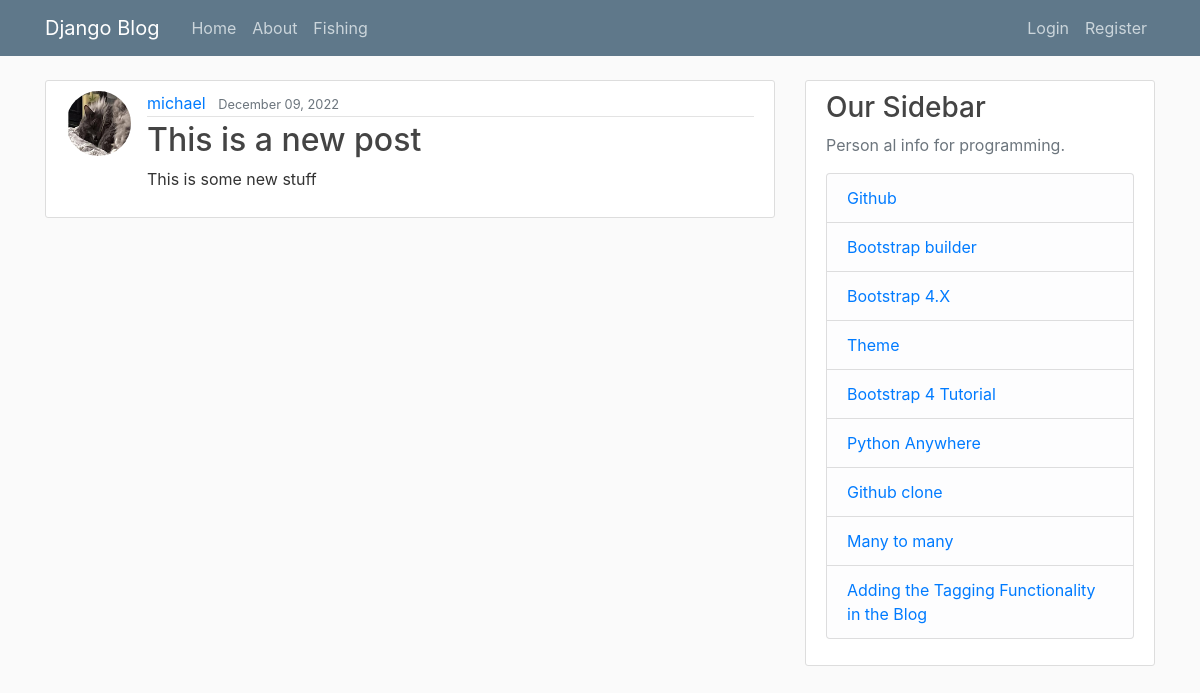
Before: / with the older database file.
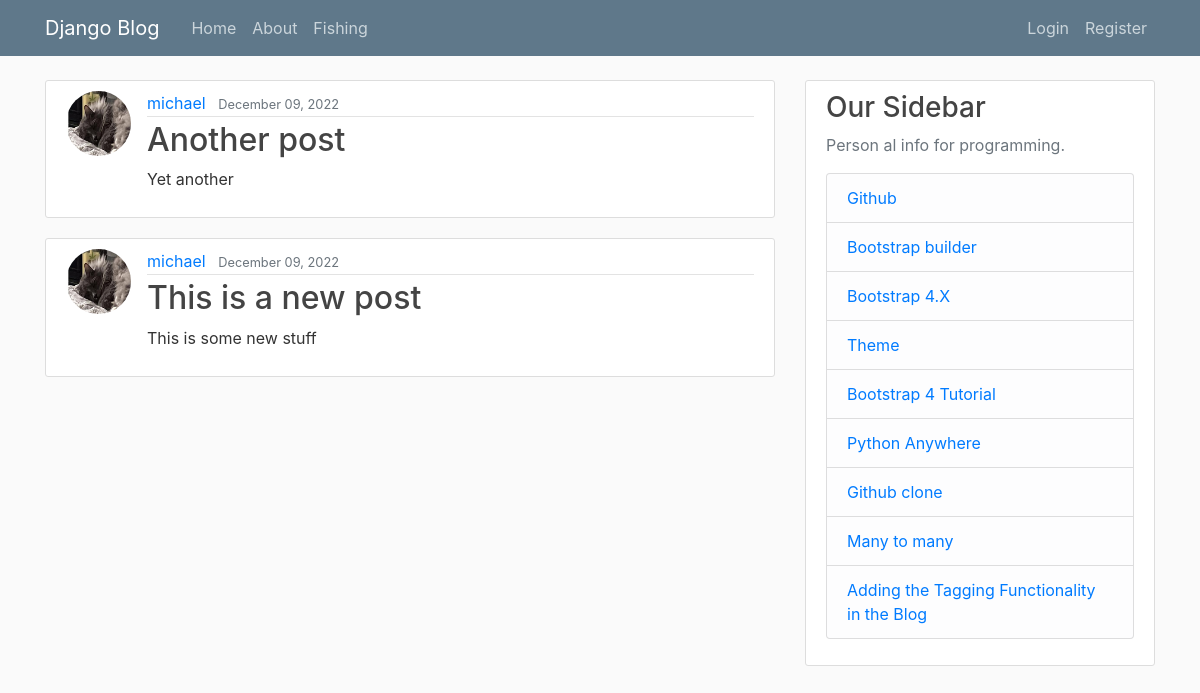
After: the same page with the newer database file.
### blog/models.py (models this page shows, shortened)
class Post(models.Model):
    title = models.CharField(max_length=100)
    content = models.TextField()
    date_posted = models.DateTimeField(default=timezone.now)
    author = models.ForeignKey(User, on_delete=models.CASCADE)

### users/models.py (models this page shows, shortened)
class Profile(models.Model):
    user = models.OneToOneField(User, on_delete=models.CASCADE)
    image = models.ImageField(default='default.jpg', upload_to='profile_pics')

### blog/views.py (the view)
# urls.py: path('', PostListView.as_view(), name='blog-home'),
class PostListView(ListView):
    model = Post
    template_name = 'blog/home.html'  # <app>/<model>_<viewtype>.html
    context_object_name = 'posts'
    ordering = ['-date_posted']
    paginate_by = 5

### blog/templates/blog/home.html (shortened to what this page needs)
{% extends "blog/base.html" %}
{% block content %}
    {% for post in posts %}
        <article class="media content-section">
          <img class="rounded-circle article-img" src="{{ post.author.profile.image.url }}">
          <div class="media-body">
            <div class="article-metadata">
              <a class="mr-2" href="{% url 'user-posts' post.author.username %}">{{ post.author }}</a>
              <small class="text-muted">{{ post.date_posted|date:"F d, Y" }}</small>
            </div>
            <h2><a class="article-title" href="{% url 'post-detail' post.id %}">{{ post.title }}</a></h2>
            <p class="article-content">{{ post.content }}</p>
          </div>
        </article>
    {% endfor %}
{% endblock content %}

### blog/templates/blog/base.html (shortened to what this page needs)
{% load static %}
<!DOCTYPE html>
<html>
<head>
    <link rel="stylesheet" href="https://maxcdn.bootstrapcdn.com/bootstrap/4.0.0/css/bootstrap.min.css">
    <link rel="stylesheet" type="text/css" href="{% static 'blog/main.css' %}">
</head>
<body>
    <header class="site-header">
      <nav class="navbar navbar-expand-md navbar-dark bg-steel fixed-top">
        <div class="container">
          <a class="navbar-brand mr-4" href="{% url 'blog-home' %}">Django Blog</a>
          <div class="collapse navbar-collapse" id="navbarToggle">
            <div class="navbar-nav mr-auto">
              <a class="nav-item nav-link" href="{% url 'blog-home' %}">Home</a>
              <a class="nav-item nav-link" href="{% url 'blog-about' %}">About</a>
              <a class="nav-item nav-link" href="#">Fishing</a>
            </div>
            <div class="navbar-nav">
              {% if user.is_authenticated %}
                <a class="nav-item nav-link" href="{% url 'post-create' %}">New Post</a>
                <a class="nav-item nav-link" href="{% url 'profile' %}">Profile</a>
                <a class="nav-item nav-link" href="{% url 'logout' %}">Logout</a>
                <a class="nav-item nav-link" href="{% url 'admin:index' %}">ADMIN</a>
              {% else %}
                <a class="nav-item nav-link" href="{% url 'login' %}">Login</a>
                <a class="nav-item nav-link" href="{% url 'register' %}">Register</a>
              {% endif %}
            </div>
          </div>
        </div>
      </nav>
    </header>
    <main role="main" class="container">
      <div class="row">
        <div class="col-md-8">
          {% block content %}{% endblock %}
        </div>
        <div class="col-md-4">
          <div class="content-section">
            <h3>Our Sidebar</h3>
            <p class='text-muted'>Person al info for programming.
              <ul class="list-group">
                <li class="list-group-item list-group-item-light"><a href="https://github.com/mgurnett" target="_blank" >Github</a></li>
                <li class="list-group-item list-group-item-light"><a href="https://www.layoutit.com/build?#" target="_blank" >Bootstrap builder</a></li>
                <li class="list-group-item list-group-item-light"><a href="https://getbootstrap.com/docs/4.6/getting-started/introduction/" target="_blank" >Bootstrap 4.X</a></li>
                <li class="list-group-item list-group-item-light"><a href="https://bootswatch.com/darkly/" target="_blank" >Theme</a></li>
                <li class="list-group-item list-group-item-light"><a href="https://www.w3schools.com/bootstrap4/default.asp" target="_blank" >Bootstrap 4 Tutorial</a></li>
                <li class="list-group-item list-group-item-light"><a href="https://www.pythonanywhere.com/user/mgurnett/" target="_blank" >Python Anywhere</a></li>
                <li class="list-group-item list-group-item-light"><a href="https://mycyberuniverse.com/how-fix-fatal-authentication-failed-for-https-github-com.html" target="_blank" >Github clone</a></li>
                <li class="list-group-item list-group-item-light"><a href="https://medium.com/swlh/django-forms-for-many-to-many-fields-d977dec4b024" target="_blank" >Many to many</a></li>
                <li class="list-group-item list-group-item-light"><a href="https://www.codesnail.com/adding-the-tagging-functionality-in-the-blog-django-blog-7/" target="_blank" >Adding the Tagging Functionality in the Blog</a></li>
              </ul>
            </p>
          </div>
        </div>
      </div>
    </main>
</body>
</html>

### blog/static/blog/main.css (style rules this page uses)
body { background: #fafafa; color: #333333; margin-top: 5rem; }
h1, h2, h3, h4, h5, h6 { color: #444444; }
ul { margin: 0; }
.bg-steel { background-color: #5f788a; }
.site-header .navbar-nav .nav-link { color: #cbd5db; }
.content-section { background: #ffffff; padding: 10px 20px; border: 1px solid #dddddd; border-radius: 3px; margin-bottom: 20px; }
.article-title { color: #444444; }
.article-content { white-space: pre-line; }
.article-img { height: 65px; width: 65px; margin-right: 16px; }
.article-metadata { padding-bottom: 1px; margin-bottom: 4px; border-bottom: 1px solid #e3e3e3 }

Changed rows visible on the page:
added Post: author.profile.image (placeholder picture), author "michael", date_posted "December 09, 2022", title "Another post", content "Yet another"
